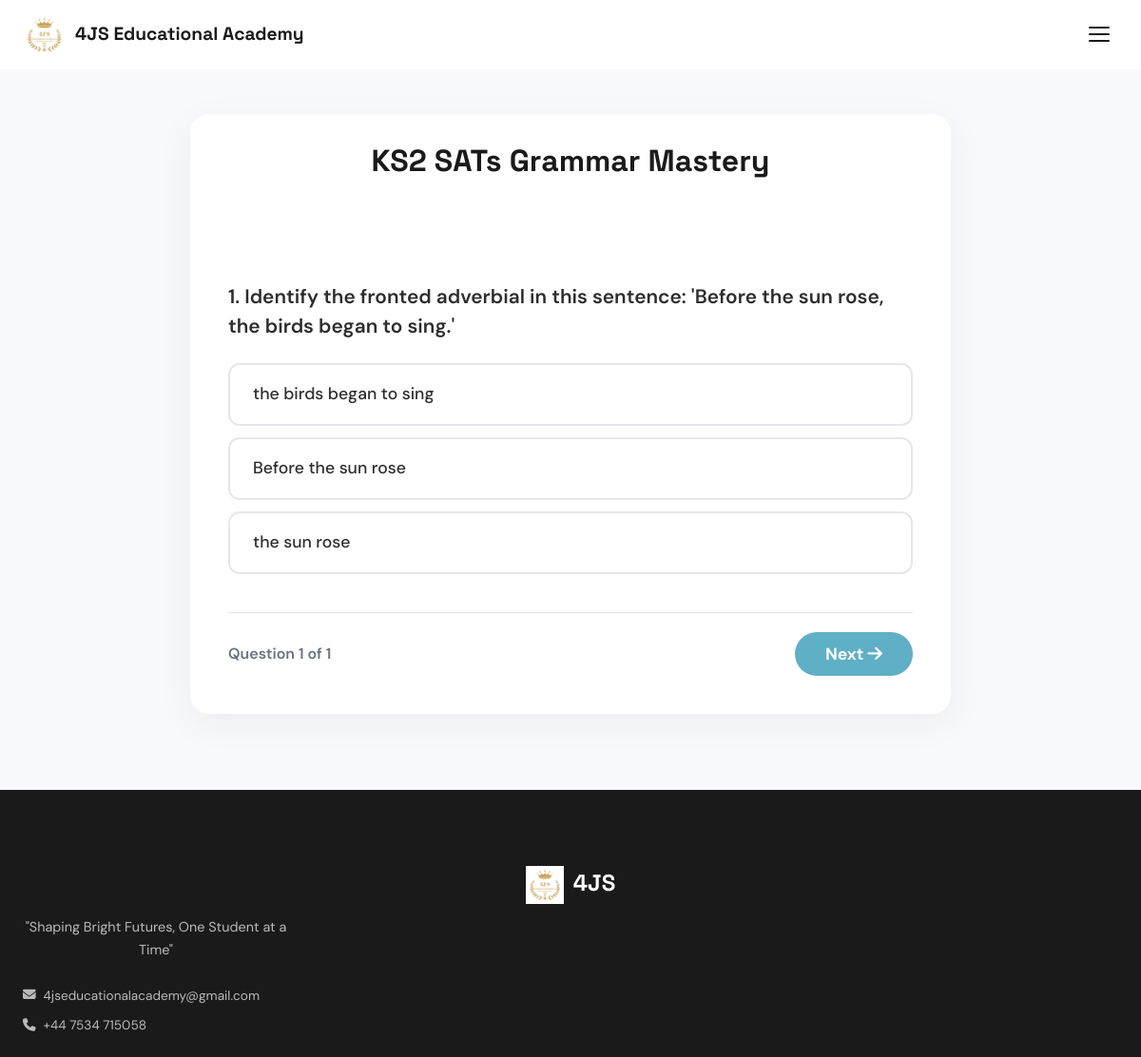
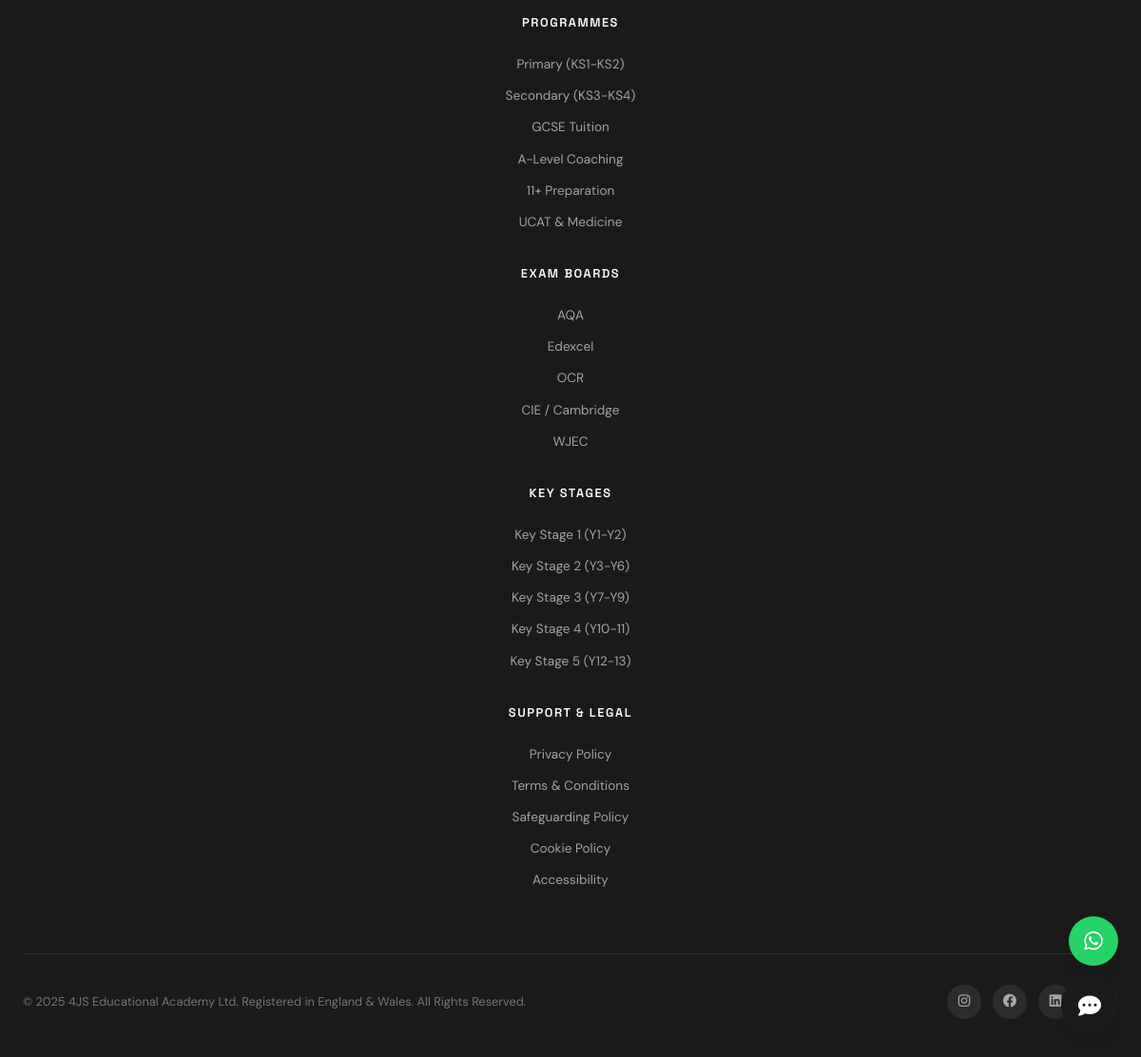
Page /worksheets/2/ on the committed database (2 pictures, top to bottom).
### website/models.py (models this page shows, shortened)
class Worksheet(models.Model):
    title = models.CharField(max_length=200)
    subject = models.CharField(max_length=100)
    key_stage = models.CharField(max_length=50)
    description = models.TextField(blank=True, null=True)
    created_at = models.DateTimeField(auto_now_add=True)

class Question(models.Model):
    worksheet = models.ForeignKey(Worksheet, related_name='questions', on_delete=models.CASCADE)
    text = models.TextField()
    order = models.IntegerField(default=0)
    class Meta:
        ordering = ['order']

class AnswerOption(models.Model):
    question = models.ForeignKey(Question, related_name='options', on_delete=models.CASCADE)
    text = models.CharField(max_length=200)
    is_correct = models.BooleanField(default=False)

### website/views.py (the view, shortened to what this page needs)
# urls.py: path('worksheets/<int:worksheet_id>/', views.take_worksheet, name='take_worksheet'),
def take_worksheet(request, worksheet_id):
    from .models import Worksheet
    from django.shortcuts import get_object_or_404
    worksheet = get_object_or_404(Worksheet, id=worksheet_id)
    questions = worksheet.questions.prefetch_related('options').all()
    return render(request, 'website/take_worksheet.html', {
        'worksheet': worksheet,
        'questions': questions
    })

### website/templates/website/take_worksheet.html (shortened to what this page needs)
{% extends 'website/base.html' %}
{% load static %}
{% block content %}
<div class="quiz-container">
  <div class="quiz-header">
    <h1>{{ worksheet.title }}</h1>
    <p>{{ worksheet.key_stage }} | {{ worksheet.subject }}</p>
  </div>
  <div class="quiz-body">
    <form id="worksheet-form">
      {% for question in questions %}
      <div class="question-block {% if forloop.first %}active{% endif %}" id="q-{{ forloop.counter }}">
        <div class="question-text">{{ forloop.counter }}. {{ question.text }}</div>
        <div class="options">
          {% for option in question.options.all %}
          <label class="option-label" for="opt-{{ option.id }}">{{ option.text }}</label>
          {% endfor %}
        </div>
      </div>
      {% endfor %}
      <div class="quiz-footer">
        <div class="progress-text">Question <span id="current-q">1</span> of {{ questions|length }}</div>
        <button type="button" class="next-btn" id="next-btn">Next <i class="fas fa-arrow-right"></i></button>
      </div>
    </form>
  </div>
</div>
{% endblock %}

### static/css/style.css (style rules this page uses)
:root { --white: #FFFFFF; --off-white: #F7F7F5; --cream: #FAFAF8; --black: #1A1A1A; --text: #2D2D2D; --text-light: #6B7280; --text-muted: #9CA3AF; --border: #E5E7EB; --border-light: #F3F4F6; --scandi-teal: #86C5D8; --scandi-teal-dark: #5FAFC6; --scandi-teal-light: #B3DCE8; --scandi-mint: #B8E0CC; --scandi-beige: #E8D5B7; --scandi-sage: #A8C5A0; --scandi-blush: #F0D4D4; --success: #22C55E; --whatsapp: #25D366; --star: #FBBF24; --overlay: rgba(26, 26, 26, 0.6); --font-heading: 'Space Grotesk', system-ui, sans-serif; --font-body: 'DM Sans', system-ui, sans-serif; --section-pad-y: 120px; --section-pad-x: 24px; --container-max: 1200px; --container-wide: 1400px; --ease-out-expo: cubic-bezier(0.16, 1, 0.3, 1); --ease-out-quart: cubic-bezier(0.25, 1, 0.5, 1); --transition-fast: 200ms var(--ease-out-expo); --transition-medium: 400ms var(--ease-out-expo); --transition-slow: 600ms var(--ease-out-expo); --shadow-sm: 0 1px 2px rgba(0,0,0,0.05); --shadow-md: 0 4px 16px rgba(0,0,0,0.08); --shadow-lg: 0 12px 40px rgba(0,0,0,0.12); --shadow-xl: 0 24px 60px rgba(0,0,0,0.15); --radius-sm: 8px; --radius-md: 12px; --radius-lg: 20px; --radius-xl: 28px; --radius-full: 9999px; }
*, *::before, *::after { margin: 0; padding: 0; box-sizing: border-box; }
html { scroll-behavior: smooth; font-size: 16px; -webkit-font-smoothing: antialiased; -moz-osx-font-smoothing: grayscale; }
html, body { font-family: var(--font-body); color: var(--text); background: var(--white); line-height: 1.7; max-width: 100%; overflow-x: hidden; }
body { display: flex; flex-direction: column; min-height: 100vh; }
button { font-family: inherit; cursor: pointer; border: none; background: none; }
h1, h2, h3, h4, h5, h6 { font-family: var(--font-heading); font-weight: 700; line-height: 1.2; color: var(--black); }
@media (max-width: 1200px) { :root { --section-pad-y: 80px; } }
@media (max-width: 1200px) { html, body { overflow-x: hidden !important; width: 100%; } }

### website/templates/website/take_worksheet.html (style rules this page uses)
body { background: #f7f9fc; }
.quiz-container { max-width: 800px; margin: 120px auto 80px; background: white; border-radius: var(--radius-lg); box-shadow: 0 10px 40px rgba(0,0,0,0.05); overflow: hidden; }
.quiz-header { background: var(--text-dark); color: white; padding: 30px 40px; text-align: center; }
.quiz-header h1 { font-size: 2rem; margin-bottom: 10px; }
.quiz-body { padding: 40px; }
.question-block { display: none; animation: fadeIn 0.4s ease; }
.question-block.active { display: block; }
.question-text { font-size: 1.3rem; font-weight: 600; margin-bottom: 24px; line-height: 1.5; }
.option-label { display: block; padding: 16px 24px; margin-bottom: 12px; border: 2px solid var(--border); border-radius: var(--radius-md); cursor: pointer; transition: all 0.2s; font-size: 1.1rem; font-weight: 500; }
.quiz-footer { display: flex; justify-content: space-between; align-items: center; margin-top: 40px; padding-top: 20px; border-top: 1px solid var(--border); }
.progress-text { font-weight: 600; color: var(--text-light); }
.next-btn { padding: 12px 32px; background: var(--scandi-teal-dark); color: white; border: none; border-radius: var(--radius-full); font-size: 1.1rem; font-weight: 700; cursor: pointer; }

### rows in the picture
Worksheet: title "KS2 SATs Grammar Mastery"
Question: text "Identify the fronted adverbial in this sentence: 'Before the sun rose, the birds began to sing.'"
AnswerOption: text "the birds began to sing"
AnswerOption: text "Before the sun rose"
AnswerOption: text "the sun rose"

### other values in the picture
{{ questions|length }} "1"
